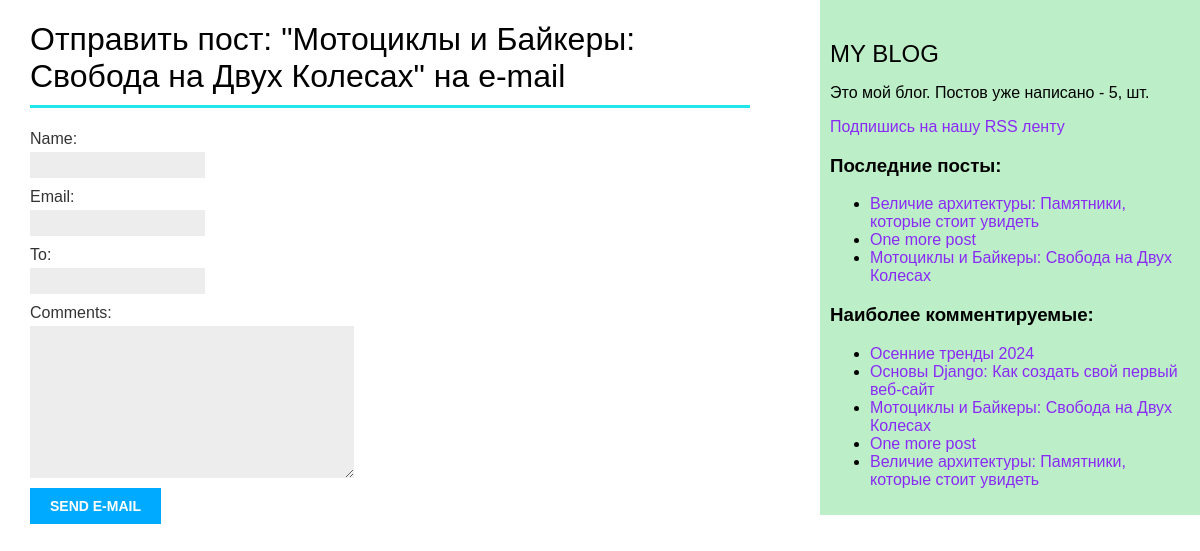
/blog/3/share/, run on an earlier commit of the app's database.
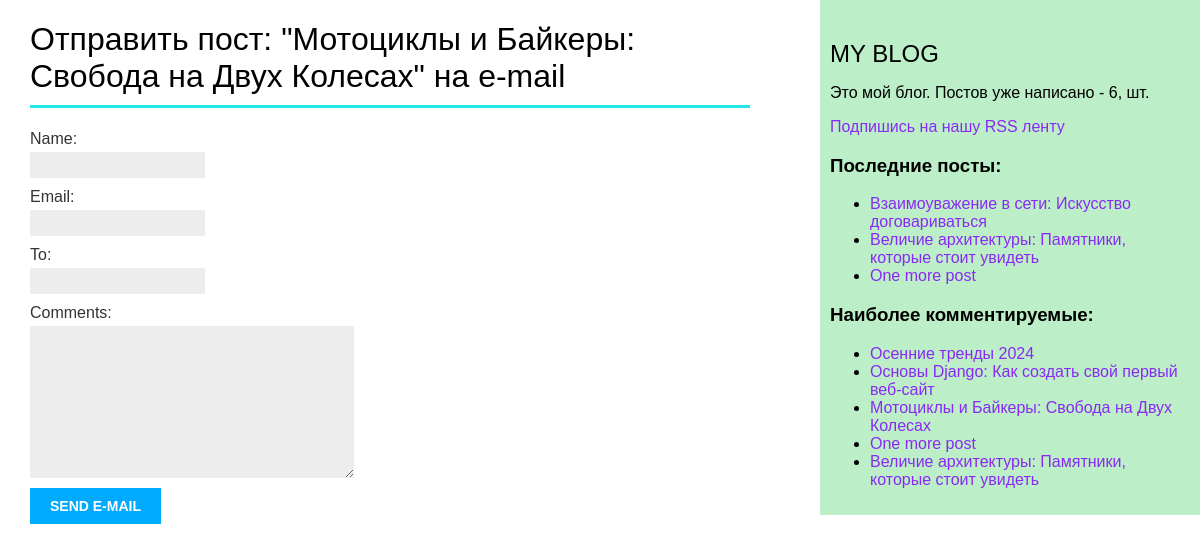
And on a later commit of the database.
### blog/models.py (models this page shows, shortened)
class Post(models.Model):
    class Status(models.TextChoices):
        DRAFT = 'DF', 'Draft'
        PUBLISHED = 'PB', 'Published'
    title = models.CharField(max_length=250)
    slug = models.SlugField(
        max_length=250,
        unique_for_date='publish'
    )
    author = models.ForeignKey(
        settings.AUTH_USER_MODEL,
        on_delete=models.CASCADE,
        related_name='blog_posts'
    )
    body = models.TextField()
    publish = models.DateTimeField(default=timezone.now)
    created = models.DateTimeField(auto_now_add=True)
    updated = models.DateTimeField(auto_now=True)
    status = models.CharField(
        max_length=2,
        choices=Status,
        default=Status.DRAFT
    )
    objects = models.Manager()  # The default manager.
    published = PublishedManager()  # Our custom manager.
    tags = TaggableManager()
    class Meta:
        ordering = ['-publish']
        indexes = [
            models.Index(fields=['-publish']),
        ]
    def get_absolute_url(self):
        return reverse(
            'blog:post_detail',
            args=[
                self.publish.year,
                self.publish.month,
                self.publish.day,
                self.slug,
            ],
        )

### blog/views.py (the view)
# urls.py: path('<int:post_id>/share/', views.post_share, name='post_share'),
def post_share(request, post_id):
    post = get_object_or_404(
        Post,
        id=post_id,
        status=Post.Status.PUBLISHED
    )
    sent = False
    if request.method == 'POST':
        form = EmailPostForm(request.POST)
        if form.is_valid():
            cd = form.cleaned_data
            post_url = request.build_absolute_uri(
                post.get_absolute_url()
            )
            subject = (
                f"{cd['name']} ({cd['email']}) "
                f"рекомендую почитать {post.title}"
            )
            message = (
                f"Read {post.title} at {post_url}\n\n"
                f"{cd['name']}'s comments: {cd['comments']}"
            )
            send_mail(
                subject=subject,
                message=message,
                from_email=None,
                recipient_list=[cd['to']],
            )
            sent = True
    else:
        form = EmailPostForm()
    return render(
        request,
        'blog/post/share.html',
        {
            'post': post,
            'form': form,
            'sent': sent
        },
    )

### blog/forms.py
class EmailPostForm(forms.Form):
    name = forms.CharField(max_length=25)
    email = forms.EmailField()
    to = forms.EmailField()
    comments = forms.CharField(
        required=False,
        widget=forms.Textarea
    )

### blog/models.py (called while the page is built)
    def get_queryset(self):
        return (
            super().get_queryset().filter(status=Post.Status.PUBLISHED)
        )

### blog/templatetags/blog_tags.py (called while the page is built)
@register.simple_tag
def total_posts():
    return Post.published.count()

@register.inclusion_tag('blog/post/latest_posts.html')
def show_latest_posts(count=5):
    latest_posts = Post.published.order_by('-publish')[:count]
    return {'latest_posts': latest_posts}

@register.simple_tag
def get_most_commented_posts(count=5):
    return Post.published.annotate(
        total_comments=Count('comments')
    ).order_by('-total_comments')[:count]

### blog/templates/blog/post/share.html (shortened to what this page needs)
{% extends "blog/base.html" %}
{% block content %}
  {% if sent %}
    <h1>Письмо успешно отправлено</h1>
    <p>
      "{{ post.title }}" was successfully sent to {{ form.cleaned_data.to }}.
    </p>
  {% else %}
    <h1>Отправить пост: "{{ post.title }}" на e-mail</h1>
    <form method="post" novalidate>
      {{ form.as_p }}
      <input type="submit" value="Send e-mail">
    </form>
  {% endif %}
{% endblock %}

### blog/templates/blog/base.html (shortened to what this page needs)
{% load blog_tags %}
{% load static %}
<!DOCTYPE html>
<html>
<head>
  <link href="{% static "css/blog.css" %}" rel="stylesheet">
</head>
<body>
  <div id="content">
    {% block content %}
    {% endblock %}
  </div>
  <div id="sidebar">
    <h2>MY BLOG</h2>
    <p>
      Это мой блог.
      Постов уже написано - {% total_posts %}, шт.
    </p>
    <p>
      <a href="{% url "blog:post_feed" %}">
        Подпишись на нашу RSS ленту
      </a>
    </p>
    <h3>Последние посты:</h3>
    {% show_latest_posts 3 %}
    <h3>Наиболее комментируемые: </h3>
    {% get_most_commented_posts as most_commented_posts %}
    <ul>
      {% for post in most_commented_posts %}
        <li>
          <a href="{{ post.get_absolute_url }}">{{ post.title }}</a>
        </li>
      {% endfor %}
    </ul>
  </div>
</body>
</html>

### blog/templates/blog/post/latest_posts.html
<ul>
  {% for post in latest_posts %}
    <li>
      <a href="{{ post.get_absolute_url }}">{{ post.title }}</a>
    </li>
  {% endfor %}
</ul>

What changed in the data, as far as the page shows it:
no longer on one of the page's lists (row edited): Post: title "Мотоциклы и Байкеры: Свобода на Двух Колесах"
added Post: title "Взаимоуважение в сети: Искусство договариваться", shown under "Последние посты:"
Also different on the page:
text no longer shown: "5"
text now shown: "6"
